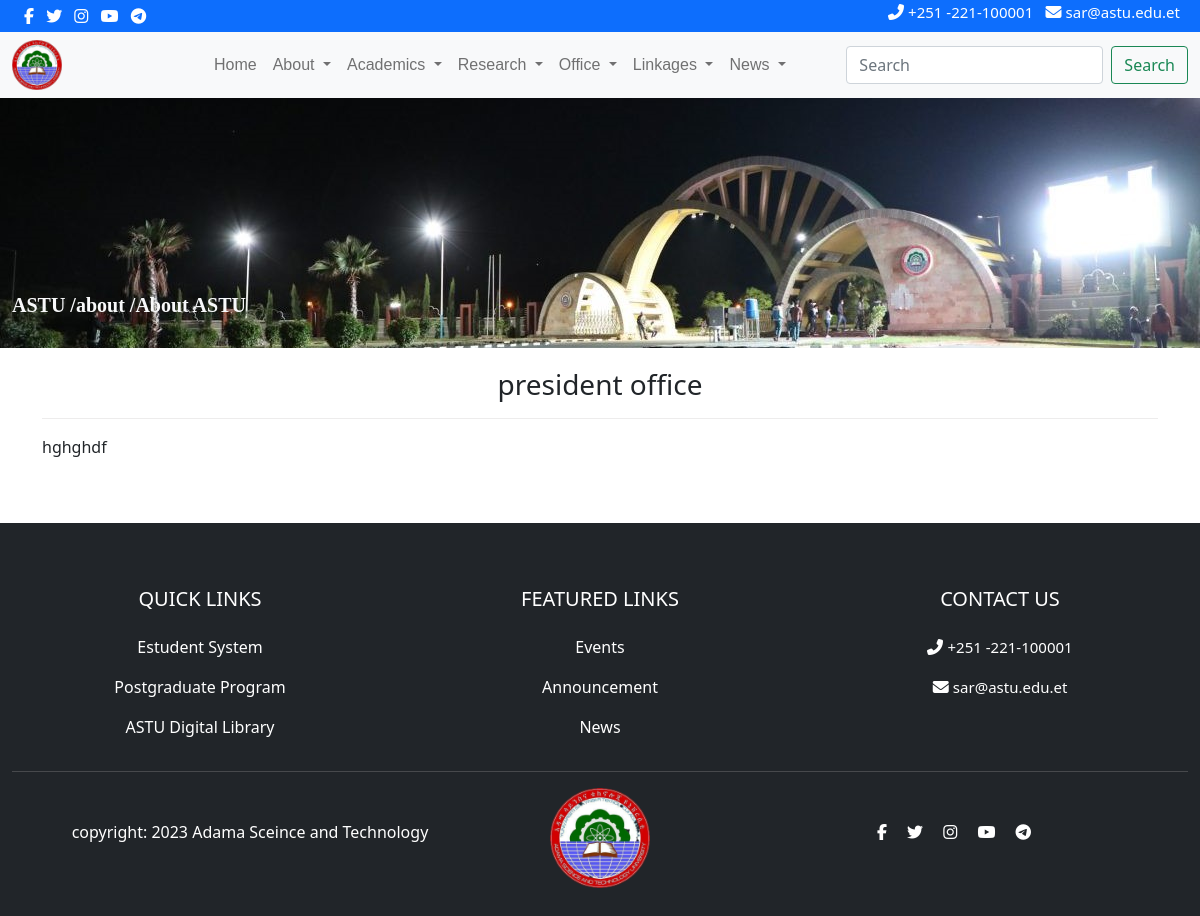
Screenshot of /posts.php?postsid=1 with the database file from the repository.
### tables this page shows
CREATE TABLE `tblposts` (
  `id` int(11) NOT NULL,
  `CategoryId` int(11) DEFAULT NULL,
  `SubCategoryId` int(11) DEFAULT NULL,
  `PostDetails` longtext DEFAULT NULL,
  `PostingDate` timestamp NULL DEFAULT current_timestamp(),
  `UpdationDate` timestamp NULL DEFAULT NULL ON UPDATE current_timestamp(),
  `Is_Active` int(1) DEFAULT NULL,
  `PostUrl` mediumtext DEFAULT NULL,
  `PostImage` varchar(255) DEFAULT NULL,
  `viewCounter` int(11) DEFAULT NULL,
  `postedBy` varchar(255) DEFAULT NULL,
  `lastUpdatedBy` varchar(255) DEFAULT NULL,
  `Title` varchar(500) DEFAULT NULL
);

CREATE TABLE `category` (
  `id` int(11) NOT NULL,
  `CategoryName` varchar(200) DEFAULT NULL
);

CREATE TABLE `subcategory` (
  `SubCategoryId` int(11) NOT NULL,
  `CategoryId` int(11) DEFAULT NULL,
  `Subcategory` varchar(255) DEFAULT NULL,
  `PostingDate` timestamp NOT NULL DEFAULT current_timestamp(),
  `UpdationDate` timestamp NULL DEFAULT NULL ON UPDATE current_timestamp(),
  `Is_Active` int(1) DEFAULT NULL
);

### posts.php (the view, shortened to what this page needs)
<?php
include('includes/config.php');
?>
<!DOCTYPE html>
<html lang="en">
<head>
    <link href="https://cdn.jsdelivr.net/npm/bootstrap@5.0.2/dist/css/bootstrap.min.css" rel="stylesheet">
    <link rel="stylesheet" href="https://cdnjs.cloudflare.com/ajax/libs/animate.css/4.1.1/animate.min.css" />
    <link rel="stylesheet" href="https://cdnjs.cloudflare.com/ajax/libs/font-awesome/4.7.0/css/font-awesome.min.css">
</head>
<body>
  <div class="wrapper">
    <?php include('includes/header.php');
    $postid=intval($_GET['postsid']);
    $query=mysqli_query($con,"select tblposts.id as pid,tblposts.PostImage as pimage,tblposts.CategoryId as pcatid,category.id as catid,category.CategoryName as catname,subcategory.Subcategory as subcatname,subcategory.SubCategoryId as subcatid,
    tblposts.SubCategoryId as psubcatid,tblposts.Title as ptitle,tblposts.PostDetails as pdetail from tblposts left join category on category.id=tblposts.CategoryId
    left join subcategory on subcategory.SubCategoryId=tblposts.SubCategoryId where tblposts.Is_Active=1 and tblposts.SubCategoryId='$postid'");
       $result=mysqli_fetch_assoc($query);
    ?>
    <div class="container-fluid mb-1">
        <div class="row ">
            <div class="top-img">
                <p class="text-light" >ASTU /<?php echo htmlentities($result['catname']);?> /<?php echo htmlentities($result['subcatname']);?></p>
            </div>
        </div>
    </div>
    <div class="container">
        <div class="row">
            <div class="col">
                <?php
                 $postid=intval($_GET['postsid']);
                 $query=mysqli_query($con,"select tblposts.id as pid,tblposts.PostImage as pimage,tblposts.CategoryId as pcatid,category.id as catid,category.CategoryName as catname,subcategory.Subcategory as subcatname,subcategory.SubCategoryId as subcatid,
                 tblposts.SubCategoryId as psubcatid,tblposts.Title as ptitle,tblposts.PostDetails as pdetail from tblposts left join category on category.id=tblposts.CategoryId
                 left join subcategory on subcategory.SubCategoryId=tblposts.SubCategoryId where tblposts.Is_Active=1 and tblposts.SubCategoryId='$postid'");
                     while ($row=mysqli_fetch_assoc($query)) {
                ?>
                  <div class="title">
                    <h3 class="text-center"><?php echo htmlentities($row['ptitle']);?></h3>
                  </div>
                  <hr>
                  <div class="detail">
                    <p><?php
                          $pt=$row['pdetail'];
                          echo  (substr($pt,0));
                     ?></p>
                  </div>
                  <?php }?>
            </div>
        </div>
    </div>
    <?php include('includes/footer.php');?>
  </div>
</body>
</html>

### css/index.css (style rules this page uses)
* { transition: .2s all; user-select: none; }
hr { color: rgb(182, 181, 181); }

### posts.php (style rules this page uses)
.top-img { background-image: url(images/geda-get.jpg); background-size: 100%; background-repeat:no-repeat; }
.top-img p { margin-top:12rem; font-weight:bold; font-size:20px; font-family: Georgia, "Times New Roman", Times, serif; }
@media (min-width: 500px) { .top-img { height:250px; } }

### rows the page displays
tblposts: CategoryId.CategoryName "about", SubCategoryId.Subcategory "About ASTU", Title "president office", PostDetails "hghghdf"
